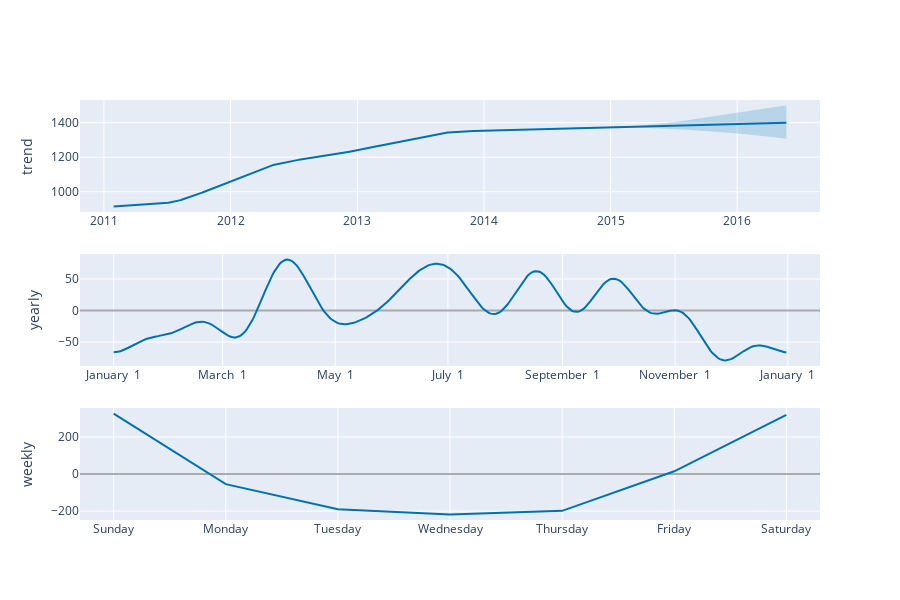

Source (notebook cell):
### Markdown cell above
By default, Prophet will fit weekly and yearly seasonalities, if the time series is more than two cycles long. It will also fit daily seasonality for a sub-daily time series. Let's see how the model performs with this default behavior. The built-in function `plot_components_plotly` shows the decomposition of the forecast into several components.

### Code cell
#model = Prophet(**params)
model = Prophet()

pred = forecast(model)
print(evaluate(pred))
plot_components_plotly(model, pred)

### Figure 1 — Plotly figure (JSON) as saved in the notebook; plotly's stock layout.template omitted (floating-point values rounded to 4 significant figures; data arrays with more than 128 entries replaced by an {"elided": "..."} marker saying what was removed)
{"data": [{"line": {"color": "#0072B2", "width": 2}, "mode": "lines", "name": "trend", "type": "scatter", "x": {"elided": "1941 str values"}, "xaxis": "x", "y": {"elided": "1941 float values"}, "yaxis": "y"}, {"line": {"color": "rgba(0, 114, 178, 0.2)", "width": 0}, "mode": "lines", "name": "trend_upper", "type": "scatter", "x": {"elided": "1941 str values"}, "xaxis": "x", "y": {"elided": "1941 float values"}, "yaxis": "y"}, {"fill": "tonexty", "fillcolor": "rgba(0, 114, 178, 0.2)", "line": {"color": "rgba(0, 114, 178, 0.2)", "width": 0}, "mode": "lines", "name": "trend_lower", "type": "scatter", "x": {"elided": "1941 str values"}, "xaxis": "x", "y": {"elided": "1941 float values"}, "yaxis": "y"}, {"line": {"color": "#0072B2", "width": 2}, "mode": "lines", "name": "yearly", "type": "scatter", "x": {"elided": "365 str values"}, "xaxis": "x2", "y": {"elided": "365 float values"}, "yaxis": "y2"}, {"line": {"color": "#0072B2", "width": 2}, "mode": "lines", "name": "weekly", "type": "scatter", "x": ["2017-01-01T00:00:00", "2017-01-02T00:00:00", "2017-01-03T00:00:00", "2017-01-04T00:00:00", "2017-01-05T00:00:00", "2017-01-06T00:00:00", "2017-01-07T00:00:00"], "xaxis": "x3", "y": [326.3, -54.47, -190.3, -217.8, -198.5, 14.94, 319.9], "yaxis": "y3"}], "layout": {"height": 600, "showlegend": false, "width": 900, "xaxis": {"anchor": "y", "domain": [0, 1], "range": ["2010-10-24T00:00:00", "2016-08-27T00:00:00"], "type": "date"}, "xaxis2": {"anchor": "y2", "domain": [0, 1], "range": ["2016-12-13T18:54:02.958904115", "2018-01-18T11:04:57.863013581"], "tickformat": "%B %e", "type": "date"}, "xaxis3": {"anchor": "y3", "domain": [0, 1], "range": ["2016-12-31T16:48:00", "2017-01-07T07:12:00"], "tickformat": "%A", "type": "date"}, "yaxis": {"anchor": "x", "domain": [0.7333, 1], "rangemode": "normal", "title": {"text": "trend"}, "zerolinecolor": "#AAA"}, "yaxis2": {"anchor": "x2", "domain": [0.3667, 0.6333], "title": {"text": "yearly"}, "zerolinecolor": "#AAA"}, "yaxis3": {"anchor": "x3", "domain": [0, 0.2667], "title": {"text": "weekly"}, "zerolinecolor": "#AAA"}}}
